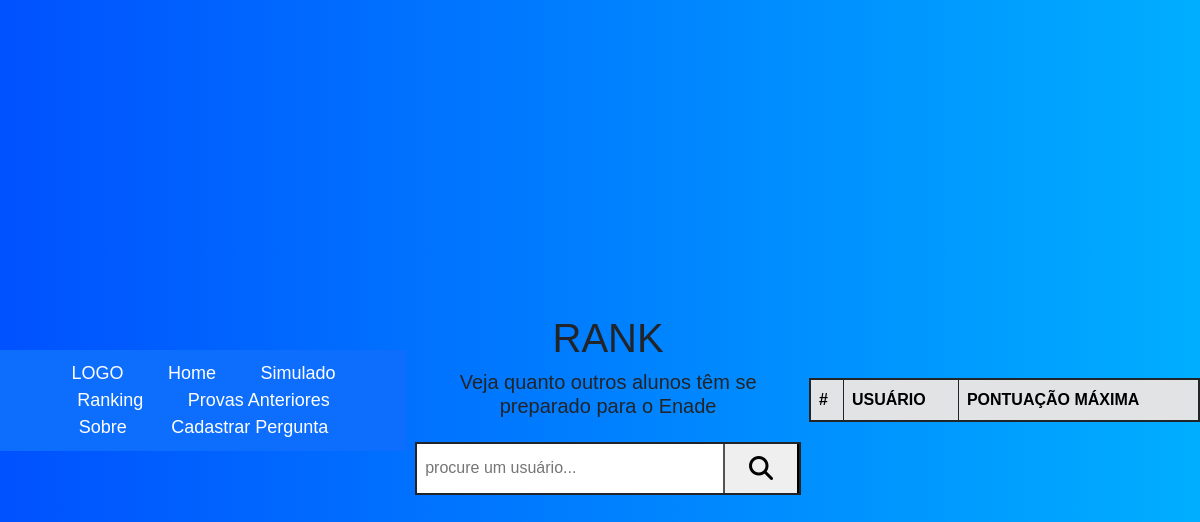
/rank.php, run on an earlier commit of the app's database.
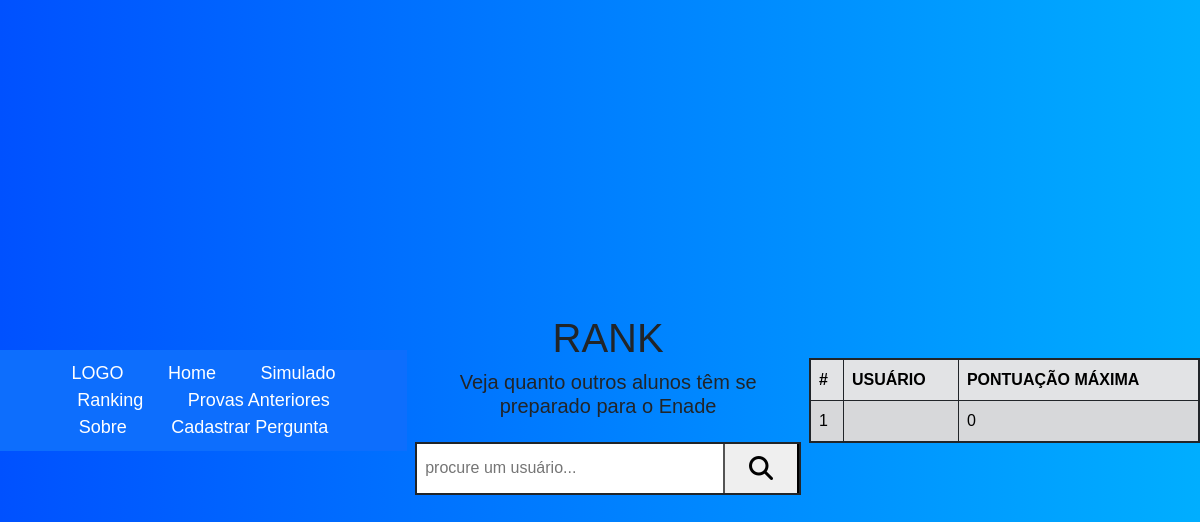
And on a later commit of the database.
### tables this page shows
CREATE TABLE `usuario` (
  `Nome` varchar(50) NOT NULL,
  `Sobrenome` varchar(50) NOT NULL,
  `senha` varchar(255) DEFAULT NULL,
  `foto` blob DEFAULT NULL,
  `pontuacao_maxima` int(11) DEFAULT NULL,
  `email` varchar(255) NOT NULL,
  `adm` int(11) DEFAULT NULL
);

### rank.php (the view, shortened to what this page needs)
<!DOCTYPE html>
<html lang="pt-br">
<head>
    <link rel="stylesheet" href="css/StyleIndex.css">
    <link href="https://cdn.jsdelivr.net/npm/bootstrap@5.0.2/dist/css/bootstrap.min.css" rel="stylesheet">
    <link rel="stylesheet" href="css/rank.css">
</head>
<?php
    include_once("conexao.php");
?>
<body>
    <nav class="container-fluid p-auto bg-primary primaria m-0 text-center">
        <a href="index.php">LOGO</a>
        <a href="index.php">Home</a>
        <a href="index.php">Simulado</a>
        <a href="rank.php">Ranking</a>
        <a href="index.php">Provas Anteriores</a>
        <a href="sobre.html">Sobre</a>
        <a href="cadastro_tela.php">Cadastrar Pergunta</a>
    </nav>
    <div class="mt-2 container d-flex flex-column justify-content-center p-2 align-items-center" id="container-da-barra-de-pesquisa">
        <h1 class="mt-3 text-center">RANK</h1>
        <h5 class="text-center" id="subtitulo">Veja quanto outros alunos têm se preparado para o Enade</h5>
            <form action="rank.php" method="post" class="border-2 d-flex justify-content-between border-dark border mt-3 mb-3 slide-in" id="barra-de-pesquisa">
                <input type="text" placeholder="procure um usuário..." class=" d-flex m-0 border-0 w-100 p-2" name="pesquisar">
                <button type="submit" class="border-top-0 border-right-0 border-bottom-0"><i class="p-4 fa-solid fa-magnifying-glass fa-xl"></i></button>
            </form>
    </div>
    <div class="container d-flex p-0 mt-3 slide-in" id="container-do-rank">
        <table class="table align-middle table-striped table-secondary table-bordered border border-dark border-2">
            <thead>
                <tr>
                    <th >#</th>
                    <th >USUÁRIO</th>
                    <th>PONTUAÇÃO MÁXIMA</th>
                </tr>
            </thead>
            <tbody>
                <?php
                    $pesquisar = isset($_POST['pesquisar']) ? mysqli_real_escape_string($mysqli, $_POST['pesquisar']) : null;
                    $rank = new Rank($mysqli, $pesquisar);
                    $rank->exibirTabela();
                ?>
            </tbody>
        </table>
    </div>
</body>
</html>
<?php
class Rank
{
    public $resultado, $rank = NULL;
    public function __construct($mysqli, $buscar = NULL)
    {
        if (is_null($buscar) || $buscar === '')
        {
            $queryRank = 'SELECT * FROM USUARIO';
        }
        else
        {
            $queryRank = "SELECT * FROM USUARIO WHERE login = '$buscar'";
        }
        $this->resultado = mysqli_query($mysqli, $queryRank);
        if ($this->resultado)
        {
            $this->rank = $this->calcRank();
        }
        else
        {
            throw new Exception(mysqli_error($mysqli));
        }
    }
    public function exibirTabela()
    {
        if ($this->resultado)
        {
            $i = 1;
            foreach ($this->rank as $linha)
            {
                echo
                "<tr>"
                    . "<td>". $i . "</td>"
                    . "<td>" . $linha["login"] . "</td>"
                    . "<td>" . $linha["pontuacao_maxima"] . "</td>"
                . "</tr>";
                $i++;
            }
        }
    }
    private function calcRank($int = 1)
    {
        $tabela = array();
        while ($linha = mysqli_fetch_assoc($this->resultado))
        {
            $tabela[] = $linha;
        }
        return ($int == 1) ? $this->maiorMenor($tabela) : $this->menorMaior($tabela);
    }
    private function maiorMenor($arr)
    {
        $n = count($arr);
        for ($i = 0; $i < $n - 1; $i++) {
            for ($j = 0; $j < $n - $i - 1; $j++) {
                if ($arr[$j]['pontuacao_maxima'] < $arr[$j + 1]['pontuacao_maxima']) {
                    $temp = $arr[$j];
                    $arr[$j] = $arr[$j + 1];
                    $arr[$j + 1] = $temp;
                }
            }
        }
        return $arr;
    }
}
?>

### css/StyleIndex.css (style rules this page uses)
* { font-family: "Poppins", sans-serif; }
body { margin: 0; }
.primaria { padding: 10px; background-color: var(--primaria); }
.primaria a { color: var(--contrastePrimaria); text-decoration: none; padding: 20px; font-size: large; margin-top: 3rem; margin-bottom: 3rem; }

### css/rank.css (style rules this page uses)
#container-da-barra-de-pesquisa { width: 100vw; }
#barra-de-pesquisa { min-height: 20%; min-width: 100%; background-color: #e2e3e5; }
#container-do-rank { max-width: 70vw; }
.slide-in { opacity: 0; transform: translateY(100%); animation: slideInAnimation 1s ease-in-out forwards; animation-delay: 0.5s; }

### css/Colors.css (style rules this page uses)
:root { --primaria: #0051ff; --secundaria: #00aeff; --terciaria: #66c2ed; --contrastePrimaria: white; }

### css/Style.css (style rules this page uses)
* { margin: 0; padding: 0; box-sizing: border-box; font-family: "Poppins", sans-serif; }
body { display: flex; justify-content: center; align-items: center; min-height: 100vh; background-image: linear-gradient(90deg, var(--primaria), var(--secundaria)); background-position: center; background-repeat: no-repeat; background-size: cover; }

What changed in the data, as far as the page shows it:
added usuario: pontuacao_maxima "0"
